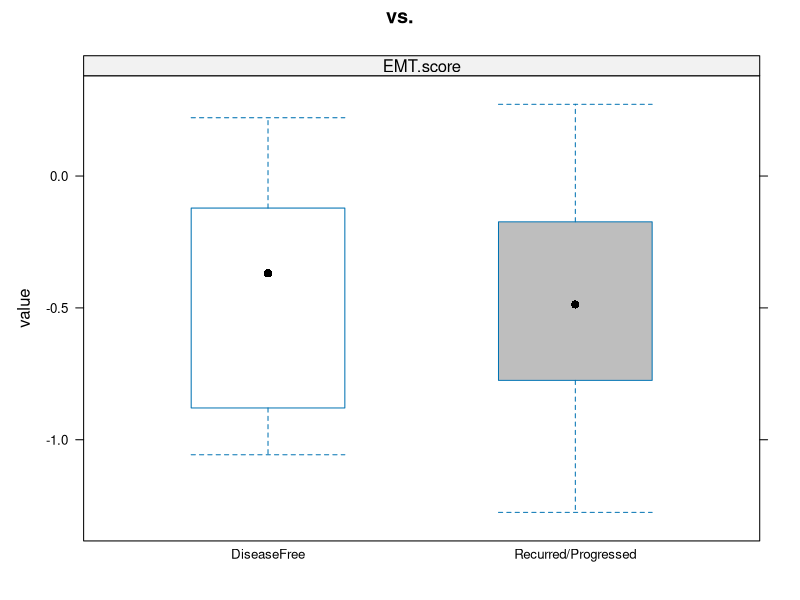

Write R code to recreate this figure.
##################################################################################################
# ~~~~~~~~~~~~~~~~~~~~~~~~~~~~~~~~~~~~~~~~~~~~~~~~~~~~~~~~~~~~~~~~~~~~~~~~~~~~~~~~~~~~~~~~~~~~~~~~
##################################################################################################
# Start
#"""""""""""""""""""""""""""""""""""""""""""""""""""""""""""""""""""""""""""""""""""""""""""""""""
# Dr Reza Rafiee, October 2017
# Research Fellow, Queen's University Belfast
# Box plot and t-test 
# ~~~~~~~~~~~~~~~~~~~~~~~~~~~~~~~~~~~~~~~~~~~~~~~~~~~~~~~~~~~~~~~~~~~~~~~~~~~~~~~~~~~~~~~~~~~~~~~~
##################################################################################################
############ Box plot ############# 17/10/17
setwd("/home/reza/Documents/Live/")
library(reshape2)
library(lattice)
#dataset <- read.table("sample.txt",  header = TRUE,na.strings="NA", dec=".", strip.white=TRUE)
dataset <- read.csv("LUSC_DDRDSubgroup4_StageII_III_Treated_EMTScore_FABRCAAlterations__DFS_Boxplot_171017.csv")
dataset <- read.csv("LUSC_1DDRDSubgroups_StageII_III_Treated_EMTOrdered_171017_boxplot.csv")
dataset <- read.csv("LUAD_1DDRDSubgroups_StageII_III_OrderbyDDRDScore_withEMT_206_171017_boxplot.csv")
dat.m <- melt(dataset,id.vars='Label')
#bwplot(value~Label | paste0(variable), data=dat.m,   main="Mine vs Other", layout=c(2,1), par.settings = list(box.rectangle = list(fill= rep(c('blue','red'),2))))
maintext <- paste(levels(dataset$Label)[1], " vs. ",levels(dataset$Label)[2],sep = "")
bwplot(value~Label | paste0(variable), data=dat.m,   main=maintext, layout=c(1,1),aspect = "fill", par.settings = list(box.rectangle = list(fill= rep(c('white','grey'),2))))
t.test(value ~ Label, data = dat.m)
#as.character(dataset$Label) #levels of the factor 

# ##################################################################################################
# #"""""""""""""""""""""""""""""""""""""""""""""""""""""""""""""""""""""""""""""""""""""""""""""""""
# # End
# ##################################################################################################
# # ~~~~~~~~~~~~~~~~~~~~~~~~~~~~~~~~~~~~~~~~~~~~~~~~~~~~~~~~~~~~~~~~~~~~~~~~~~~~~~~~~~~~~~~~~~~~~~~~
# ##################################################################################################
